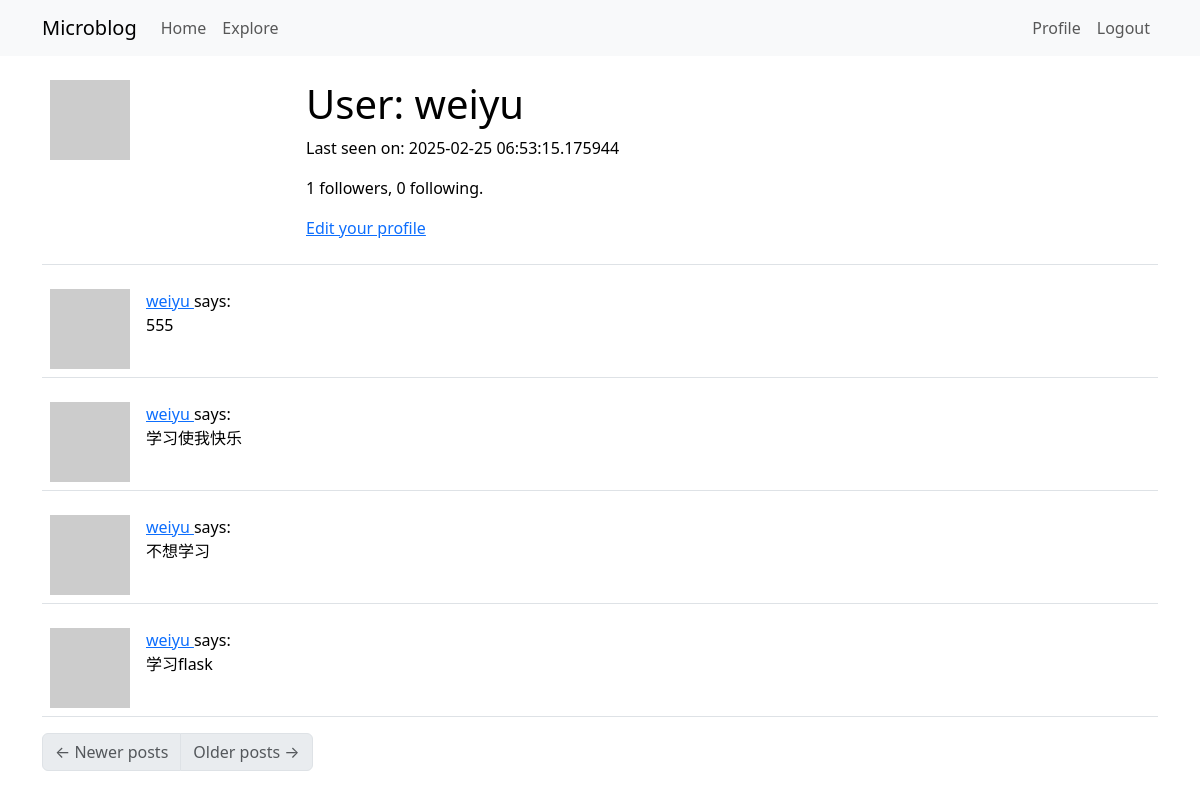
The page /user/weiyu (signed in) on the database as committed earlier.
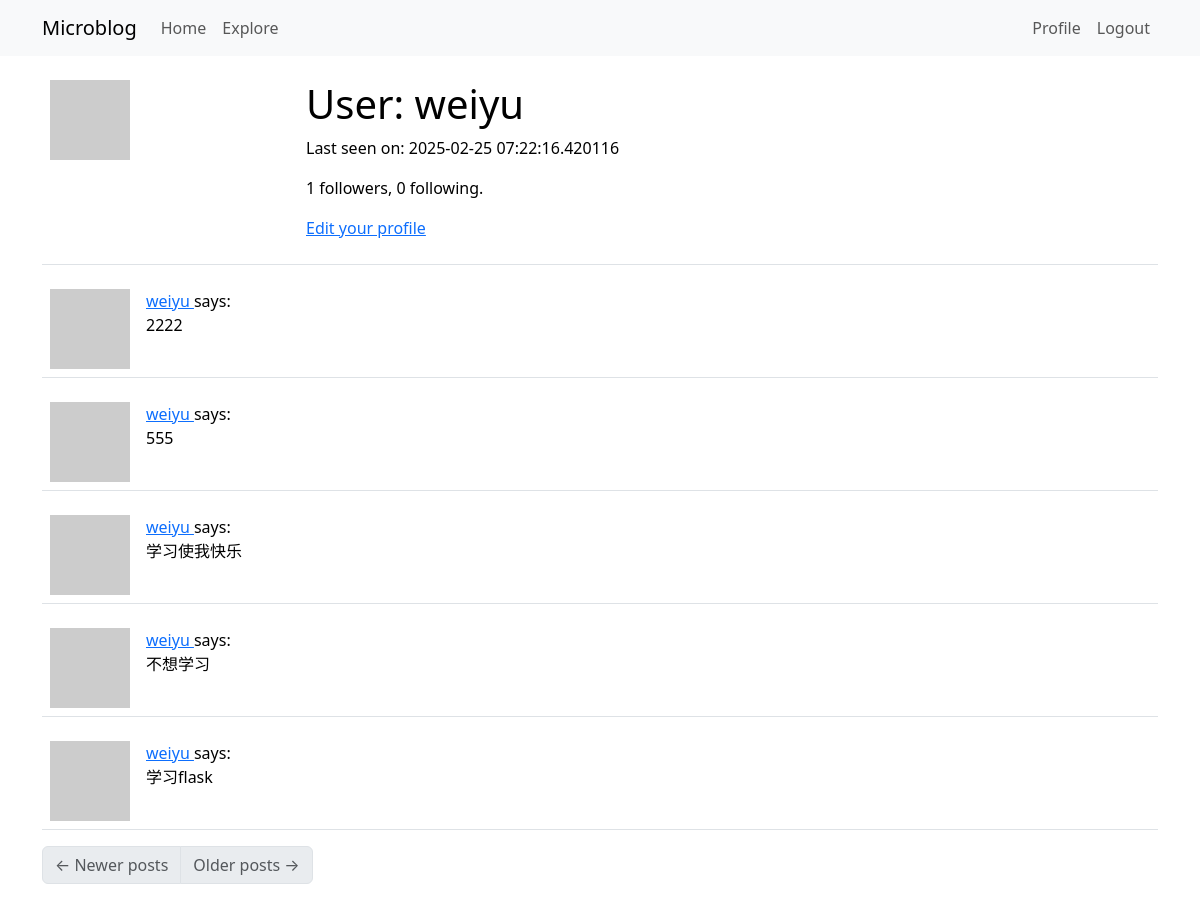
The same page on the database as committed later.
### src/models.py (models this page shows, shortened)
class User(UserMixin, db.Model):
    id = db.Column(db.Integer,primary_key = True)
    username = db.Column(db.String(64),index=True,unique=True )
    email = db.Column(db.String(120),index=True,unique=True)
    password_hash = db.Column(db.String(128))
    posts = db.relationship('Post',backref='author',lazy='dynamic')
    about_me = db.Column(db.String(140))
    last_seen = db.Column(db.DateTime,default=datetime.utcnow)
    followed = db.relationship(
        'User', secondary=followers,
        primaryjoin=(followers.c.follower_id == id),
        secondaryjoin=(followers.c.followed_id == id),
        backref=db.backref('followers', lazy='dynamic'), lazy='dynamic')
    def avatar(self,size):
        digest = md5(self.email.lower().encode('utf-8')).hexdigest()
        return 'https://www.gravatar.com/avatar/{}?d=identicon&s={}'.format(
            digest,
            size
        )
    @login.user_loader
    def load_user(id):
        return User.query.get(int(id))

class Post(db.Model):
    id = dn=db.Column(db.Integer,primary_key=True)
    body = db.Column(db.String(140))
    timestamp = db.Column(db.DateTime,index=True,default=datetime.utcnow) #使用UTC时间
    user_id = db.Column(db.Integer,db.ForeignKey('user.id'))

### src/routes.py (the view)
@app.route("/user/<username>")
@login_required
def user(username):
    user = User.query.filter_by(username=username).first_or_404() #获取不到用户时，返回404
    page = request.args.get('page', 1, type=int)
    posts = user.posts.order_by(Post.timestamp.desc()).paginate(
        page=page, per_page=app.config['POSTS_PER_PAGE'], error_out=False)
    next_url = url_for('user', username=user.username, page=posts.next_num) \
        if posts.has_next else None
    prev_url = url_for('user', username=user.username, page=posts.prev_num) \
        if posts.has_prev else None
    return render_template('user.html', user=user, posts=posts.items,
                           next_url=next_url, prev_url=prev_url)

### src/routes.py (called while the page is built)
@app.before_request
def before_request():
    if current_user.is_authenticated:
        current_user.last_seen = datetime.utcnow()
        db.session.commit()

### src/templates/user.html (shortened to what this page needs)
{% extends "base.html" %}
{% block content %}
    <table class="table table-hover">
        <tr>
            <td width="256px"><img src="{{ user.avatar(256) }}"></td>
            <td>
                <h1>User: {{ user.username }}</h1>
                {% if user.last_seen %}<p>Last seen on: {{ user.last_seen }}</p>{% endif %}
                <p>{{ user.followers.count() }} followers, {{ user.followed.count() }} following.</p>
                {% if user == current_user %}
                <p><a href="{{ url_for('edit_profile') }}">Edit your profile</a></p>
                {% endif %}
            </td>
        </tr>
    </table>
    {% for post in posts %}
        {% include '_post.html' %}
    {% endfor %}
    <nav aria-label="Post navigation">
        <ul class="pagination">
            <li class="page-item{% if not prev_url %} disabled{% endif %}">
                <a class="page-link" href="{{ prev_url }}">
                    <span aria-hidden="true">&larr;</span> Newer posts
                </a>
            </li>
            <li class="page-item{% if not next_url %} disabled{% endif %}">
                <a class="page-link" href="{{ next_url }}">
                    Older posts <span aria-hidden="true">&rarr;</span>
                </a>
            </li>
        </ul>
    </nav>
{% endblock %}

### src/templates/_post.html
<table class="table table-hover">
    <tr>
        <td width="70px">
            <a href="{{ url_for('user', username=post.author.username) }}">
                <img src="{{ post.author.avatar(70) }}" />
            </a>
        </td>
        <td>
            <a href="{{ url_for('user', username=post.author.username) }}">
                {{ post.author.username }}
            </a>
            says:
            <br>
            {{ post.body }}
        </td>
    </tr>
</table>

Rows that differ between the two databases and show on the page:
changed User "weiyu": last_seen "2025-02-25 06:53:15.175944" → "2025-02-25 07:22:16.420116"
added Post: author.username "weiyu", body "2222"
